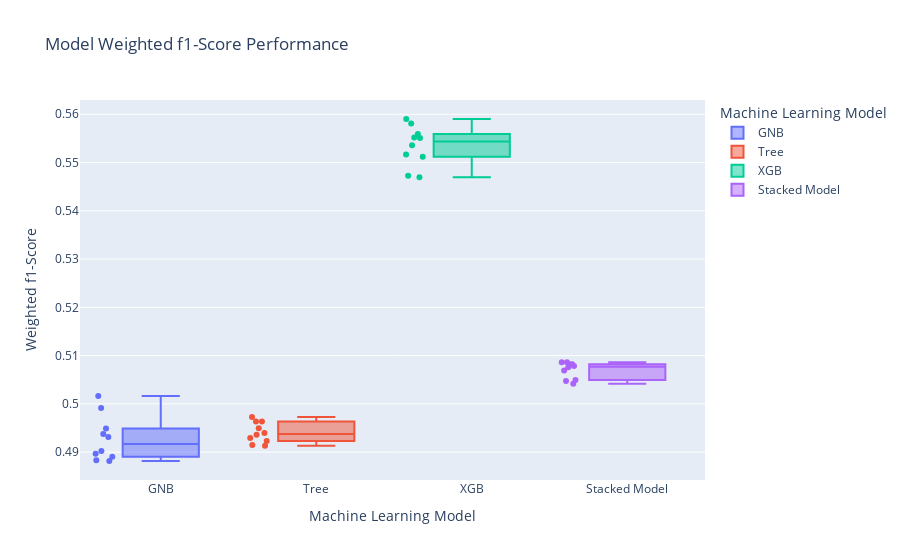

Notebook cell for this chart:
### Markdown cell above
## Visualize Train Set Weighted f1-Scores

### Code cell
fig = px.box(
    classifmod1,
    x="Model",
    y="Weighted_F1",
    color="Model",
    points="all",
    labels={"Model": "Machine Learning Model", "Weighted_F1": "Weighted f1-Score"},
    title="Model Weighted f1-Score Performance",
)
fig.show()
fig.write_html("products/plots/stacked_train_weighted_f1.html")

### Figure 1 — Plotly figure (JSON) as saved in the notebook; plotly's stock layout.template omitted (floating-point values rounded to 4 significant figures)
{"data": [{"alignmentgroup": "True", "boxpoints": "all", "hovertemplate": "Machine Learning Model=%{x}<br>Weighted f1-Score=%{y}<extra></extra>", "legendgroup": "GNB", "marker": {"color": "#636efa"}, "name": "GNB", "notched": false, "offsetgroup": "GNB", "orientation": "v", "showlegend": true, "type": "box", "x": ["GNB", "GNB", "GNB", "GNB", "GNB", "GNB", "GNB", "GNB", "GNB", "GNB"], "x0": " ", "xaxis": "x", "y": [0.4902, 0.4882, 0.5016, 0.4891, 0.4937, 0.4931, 0.4949, 0.4992, 0.4883, 0.4897], "y0": " ", "yaxis": "y"}, {"alignmentgroup": "True", "boxpoints": "all", "hovertemplate": "Machine Learning Model=%{x}<br>Weighted f1-Score=%{y}<extra></extra>", "legendgroup": "Tree", "marker": {"color": "#EF553B"}, "name": "Tree", "notched": false, "offsetgroup": "Tree", "orientation": "v", "showlegend": true, "type": "box", "x": ["Tree", "Tree", "Tree", "Tree", "Tree", "Tree", "Tree", "Tree", "Tree", "Tree"], "x0": " ", "xaxis": "x", "y": [0.494, 0.4913, 0.4964, 0.4936, 0.4973, 0.4915, 0.4963, 0.4923, 0.495, 0.4929], "y0": " ", "yaxis": "y"}, {"alignmentgroup": "True", "boxpoints": "all", "hovertemplate": "Machine Learning Model=%{x}<br>Weighted f1-Score=%{y}<extra></extra>", "legendgroup": "XGB", "marker": {"color": "#00cc96"}, "name": "XGB", "notched": false, "offsetgroup": "XGB", "orientation": "v", "showlegend": true, "type": "box", "x": ["XGB", "XGB", "XGB", "XGB", "XGB", "XGB", "XGB", "XGB", "XGB", "XGB"], "x0": " ", "xaxis": "x", "y": [0.5559, 0.5536, 0.5512, 0.5551, 0.5517, 0.559, 0.5581, 0.5473, 0.5552, 0.547], "y0": " ", "yaxis": "y"}, {"alignmentgroup": "True", "boxpoints": "all", "hovertemplate": "Machine Learning Model=%{x}<br>Weighted f1-Score=%{y}<extra></extra>", "legendgroup": "Stacked Model", "marker": {"color": "#ab63fa"}, "name": "Stacked Model", "notched": false, "offsetgroup": "Stacked Model", "orientation": "v", "showlegend": true, "type": "box", "x": ["Stacked Model", "Stacked Model", "Stacked Model", "Stacked Model", "Stacked Model", "Stacked Model", "Stacked Model", "Stacked Model", "Stacked Model", "Stacked Model"], "x0": " ", "xaxis": "x", "y": [0.5078, 0.5049, 0.5069, 0.5082, 0.5082, 0.5047, 0.5086, 0.5076, 0.5086, 0.5042], "y0": " ", "yaxis": "y"}], "layout": {"boxmode": "overlay", "legend": {"title": {"text": "Machine Learning Model"}, "tracegroupgap": 0}, "title": {"text": "Model Weighted f1-Score Performance"}, "xaxis": {"anchor": "y", "categoryarray": ["GNB", "Tree", "XGB", "Stacked Model"], "categoryorder": "array", "domain": [0, 1], "title": {"text": "Machine Learning Model"}}, "yaxis": {"anchor": "x", "domain": [0, 1], "title": {"text": "Weighted f1-Score"}}}}
